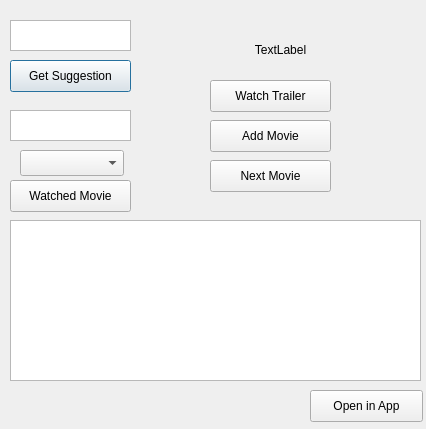
<?xml version="1.0" encoding="UTF-8"?>
<ui version="4.0">
 <class>userMode</class>
 <widget class="QDialog" name="userMode">
  <property name="geometry">
   <rect>
    <x>0</x>
    <y>0</y>
    <width>426</width>
    <height>429</height>
   </rect>
  </property>
  <property name="windowTitle">
   <string>Dialog</string>
  </property>
  <widget class="QTextEdit" name="genreEdit">
   <property name="geometry">
    <rect>
     <x>10</x>
     <y>20</y>
     <width>121</width>
     <height>31</height>
    </rect>
   </property>
  </widget>
  <widget class="QPushButton" name="suggestionButton">
   <property name="geometry">
    <rect>
     <x>10</x>
     <y>60</y>
     <width>121</width>
     <height>32</height>
    </rect>
   </property>
   <property name="text">
    <string>Get Suggestion</string>
   </property>
  </widget>
  <widget class="QTextEdit" name="genreEdit_2">
   <property name="geometry">
    <rect>
     <x>10</x>
     <y>110</y>
     <width>121</width>
     <height>31</height>
    </rect>
   </property>
  </widget>
  <widget class="QPushButton" name="deleteButton">
   <property name="geometry">
    <rect>
     <x>10</x>
     <y>180</y>
     <width>121</width>
     <height>32</height>
    </rect>
   </property>
   <property name="text">
    <string>Watched Movie</string>
   </property>
  </widget>
  <widget class="QComboBox" name="liked">
   <property name="geometry">
    <rect>
     <x>20</x>
     <y>150</y>
     <width>104</width>
     <height>26</height>
    </rect>
   </property>
  </widget>
  <widget class="QLabel" name="label">
   <property name="geometry">
    <rect>
     <x>180</x>
     <y>40</y>
     <width>201</width>
     <height>20</height>
    </rect>
   </property>
   <property name="text">
    <string>TextLabel</string>
   </property>
   <property name="alignment">
    <set>Qt::AlignCenter</set>
   </property>
  </widget>
  <widget class="QPushButton" name="trailerButton">
   <property name="geometry">
    <rect>
     <x>210</x>
     <y>80</y>
     <width>121</width>
     <height>32</height>
    </rect>
   </property>
   <property name="text">
    <string>Watch Trailer</string>
   </property>
  </widget>
  <widget class="QPushButton" name="addButton">
   <property name="geometry">
    <rect>
     <x>210</x>
     <y>120</y>
     <width>121</width>
     <height>32</height>
    </rect>
   </property>
   <property name="text">
    <string>Add Movie</string>
   </property>
  </widget>
  <widget class="QPushButton" name="nextButton">
   <property name="geometry">
    <rect>
     <x>210</x>
     <y>160</y>
     <width>121</width>
     <height>32</height>
    </rect>
   </property>
   <property name="text">
    <string>Next Movie</string>
   </property>
  </widget>
  <widget class="QListWidget" name="listWidget">
   <property name="geometry">
    <rect>
     <x>10</x>
     <y>220</y>
     <width>411</width>
     <height>161</height>
    </rect>
   </property>
  </widget>
  <widget class="QPushButton" name="openButton">
   <property name="geometry">
    <rect>
     <x>310</x>
     <y>390</y>
     <width>113</width>
     <height>32</height>
    </rect>
   </property>
   <property name="text">
    <string>Open in App</string>
   </property>
  </widget>
 </widget>
 <resources/>
 <connections/>
</ui>
